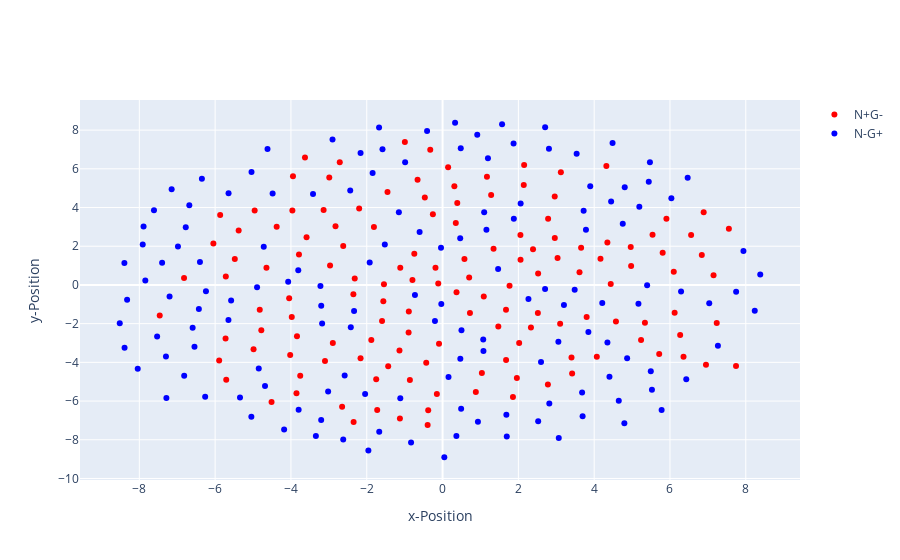

Notebook code for this chart:
### Markdown cell above
Now we have colors, but there is still no legend, labels and hoverinfo besides the actual data. Every single type of information has to be added manually. This can often be quite tedious, see example:

### Code cell
info = '%{hovertext}<br>x-Position = %{x}<br>y-Position = %{y}<extra></extra>'
N = data[data['Type'] == 'N+G-']
G = data[data['Type'] == 'N-G+']
            
fig= go.Figure()
fig.add_trace(
              go.Scatter(x=N['x-Position'], y=N['y-Position'], mode='markers',
                         marker = {'color': ['red']*len(N)},
                         hovertemplate = info,
                         hovertext = N['Type'],
                         name = 'N+G-'
                        )
)
fig.add_trace(
              go.Scatter(x=G['x-Position'], y=G['y-Position'], mode='markers',
                         marker = {'color': ['blue']*len(G)},
                         hovertemplate = info,
                         hovertext = N['Type'],
                         name = 'N-G+'
                        )
)
fig.update_layout({'xaxis':{'title_text':'x-Position'},
                   'yaxis':{'title_text':'y-Position'}}
)
fig.show()

### Figure 1 — Plotly figure (JSON) as saved in the notebook; plotly's stock layout.template omitted (floating-point values rounded to 4 significant figures; data arrays with more than 128 entries replaced by an {"elided": "..."} marker saying what was removed)
{"data": [{"hovertemplate": "%{hovertext}<br>x-Position = %{x}<br>y-Position = %{y}<extra></extra>", "hovertext": {"elided": "138 str values"}, "marker": {"color": {"elided": "138 str values"}}, "mode": "markers", "name": "N+G-", "type": "scatter", "x": {"elided": "138 float values"}, "y": {"elided": "138 float values"}}, {"hovertemplate": "%{hovertext}<br>x-Position = %{x}<br>y-Position = %{y}<extra></extra>", "hovertext": {"elided": "138 str values"}, "marker": {"color": {"elided": "143 str values"}}, "mode": "markers", "name": "N-G+", "type": "scatter", "x": {"elided": "143 float values"}, "y": {"elided": "143 float values"}}], "layout": {"xaxis": {"title": {"text": "x-Position"}}, "yaxis": {"title": {"text": "y-Position"}}}}
